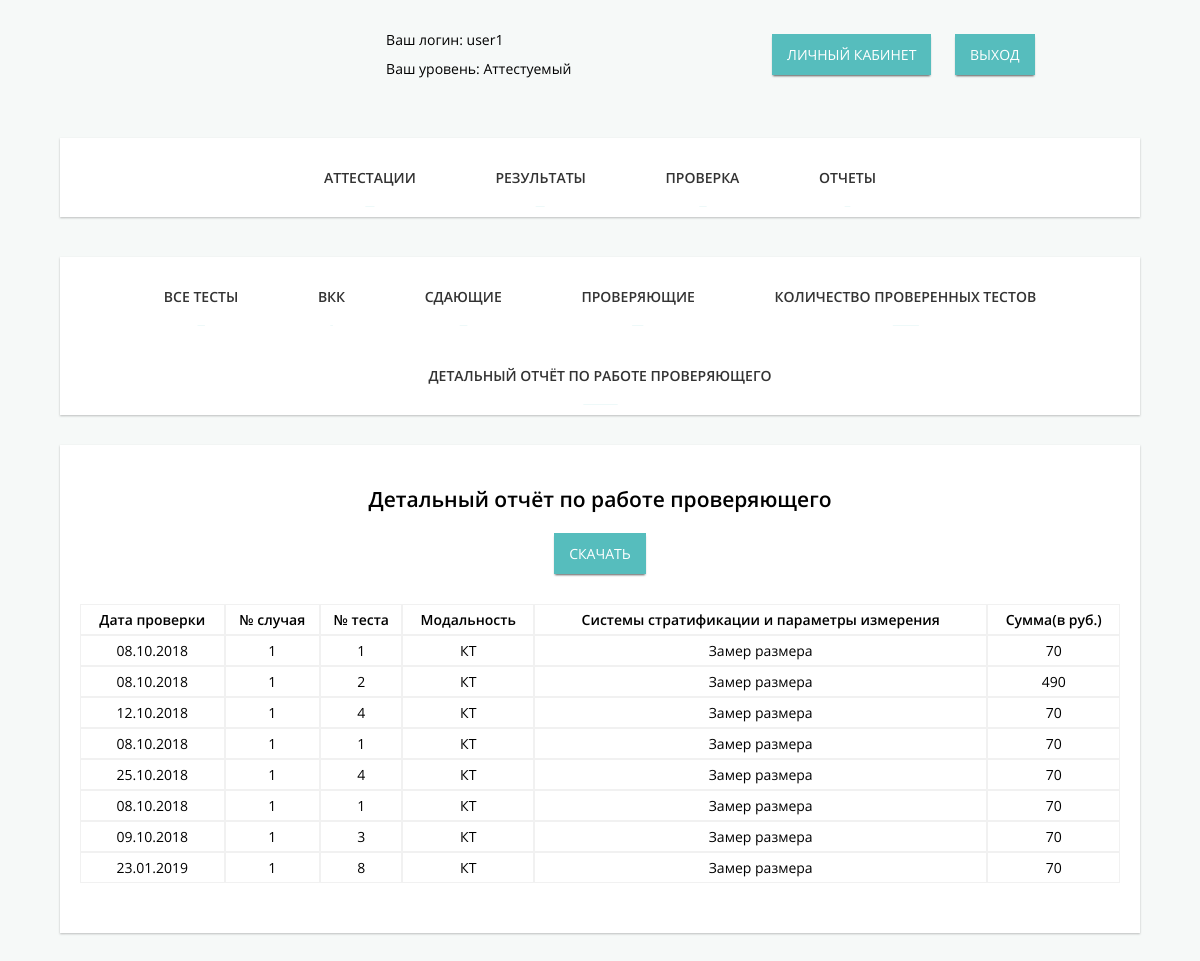
Page /reports/detail (signed in) on the committed database.
### tables this page shows
CREATE TABLE `exam_check` (
  `id` int(11) NOT NULL,
  `exam_id` int(11) DEFAULT NULL COMMENT 'ссылка на тест',
  `login` varchar(50) DEFAULT NULL COMMENT 'Тот, кто проверил тест',
  `dt_check` timestamp NULL DEFAULT NULL COMMENT 'Дата и время проверки',
  `result` tinyint(4) DEFAULT NULL COMMENT '0 - не верно, 1 - верно',
  `expert_comment` varchar(1000) DEFAULT NULL
);

CREATE TABLE `exam` (
  `id` int(11) NOT NULL,
  `login` varchar(50) NOT NULL COMMENT 'логин аттестуемого',
  `attest_id` int(11) NOT NULL COMMENT 'идентификационный номер случая',
  `state_id` tinyint(4) DEFAULT NULL COMMENT 'Статус теста, определенный в справочнике exam_state',
  `level` tinyint(4) DEFAULT NULL COMMENT '1 - уровень Эксперт, 2 - уровень Эксперт-консультант',
  `result` tinyint(4) DEFAULT NULL COMMENT '0 - не верно, 1 - верно',
  `dt_create` timestamp NULL DEFAULT NULL COMMENT 'Дата/время создания теста',
  `dt_pay` timestamp NULL DEFAULT NULL COMMENT 'Дата/время оплаты теста',
  `dt_upload` timestamp NULL DEFAULT NULL COMMENT 'Дата/время отправки теста на проверку',
  `dt_public` timestamp NULL DEFAULT NULL,
  `attested_comment` varchar(1000) DEFAULT NULL COMMENT 'комментарии аттестуемого',
  `price_pay` decimal(18,2) DEFAULT NULL COMMENT 'Сумма, которую заплатил аттестуемый за тест',
  `dt_lock_until` timestamp NULL DEFAULT NULL
);

CREATE TABLE `modality` (
  `id` int(11) NOT NULL,
  `name` varchar(50) DEFAULT NULL
);

CREATE TABLE `ssapm` (
  `id` int(11) NOT NULL,
  `name` varchar(50) DEFAULT NULL
);

### routes.php (called while the page is built)
<?php
return array(
	"^(/|)$" => "account/auth",
	"^auth$" => "account/auth",
	"^registr$" => "account/registr",
	"^forgot$" => "account/forgot",
	"^logout$" => "account/logout",
	"^show\?.*$" => "account/show",
	"^attestation(\/$|\?.*$|$)" => "attestation/index",
	"^attestation/show\?.*$" => "attestation/show",
	"^attestation/edit\?.*$" => "attestation/edit",
	"^results(\/$|\?.*$|$)" => "attestation/results",
	"^results/show\?.*$" => "attestation/show",
	"^check$" => "attestation/check",
	"^setting$" => "setting/index",
	"^setting/edit\?.*$" => "setting/edit",
	"^directory$" => "directory/index",
	"^directory/edit$" => "directory/edit",
	"^events(\/$|\?.*$|$)" => "events/index",
	"^events/show\?.*$" => "events/show",
	"^events/edit\?.*$" => "events/edit",
	"^personal$" => "personal/index",
	"^personal/docs$" => "personal/docs",
	"^personal/sertification$" => "personal/sertification",
	"^personal/password$" => "personal/password",
	"^personal/edit\?.*$" => "personal/edit",
	"^personal/show\?.*$" => "personal/show",
	"^reports$" => "reports/index",
	"^reports/vkk$" => "reports/vkk",
	"^reports/students$" => "reports/students",
	"^reports/experts$" => "reports/experts",
	"^reports/quantity$" => "reports/quantity",
	"^reports/detail$" => "reports/detail",
	"^reports/file\?.*$" => "reports/file",
	"^users(\/$|\?.*$|$)" => "users/index",
	"^experts(\/$|\?.*$|$)" => "users/experts",
	"^users/show\?.*$" => "users/show",
	"^users/edit\?.*$" => "users/edit",
);
?>

### app/controller/Reports.php (called while the page is built, shortened)
<?php
class Reports extends Controller{
	private $model;
	private $view;
	public function __construct() {
		$this->model = new Model();
		$this->view = new View();
	}
	function detail() {
		$data = $this->model->getDetail();
		$this->view->output("detail",$data);
	}
}
?>

### index.php (called while the page is built, shortened)
<?php
try {
	Router::start();
} catch (Exception $e) {
	file_put_contents("logs.html", date("d.m.Y H:i:s")."<br/>{$e->getMessage()}<br/> file: {$e->getFile()}<br/>line: {$e->getLine()} <hr/><br/>", FILE_APPEND);
	echo '<div style="text-align: center; padding-top: 10%"><h1>Ну вооот... Ты меня сломал! :-(</h1><br/>'.$e->getMessage().'</div>';
}
?>

### app/core/Model.php (called while the page is built, shortened)
<?php
abstract class Model {
	public function __construct() {
		$this->db = DB::getInstance();
	}
}
?>

### app/core/DB.php (called while the page is built, shortened)
<?php
class DB {
	private static $instance;
	private function __construct() {
		self::$instance = new PDO('mysql:host='.HOST.';dbname='.DB, USER, PASSWORD, array(
			PDO::ATTR_PERSISTENT => true
		));
		self::$instance->query("SET wait_timeout=9999;");
		self::$instance->exec("SET CHARACTER SET utf8");
	}
	public static function getInstance() {
		if(self::$instance === null) {
			new self();
		}
		return self::$instance;
	}
}
?>

### app/model/Reports.php (called while the page is built, shortened)
<?php
class Reports extends Model{
	public function __construct() {
		parent::__construct();
	}
	public function getDetail() {
		$r = $this->db->query("SELECT
			ec.login,
			CONCAT(u.name_f,' ',u.name_i,' ',u.name_o) AS name,
			DATE_FORMAT(ec.dt_check,'%d.%m.%Y') AS dt_check,
			ec.exam_id,
			e.attest_id,
			m.name AS modality,
			s.name AS ssapm,
			(SELECT IF(e.level = 2,salary_level2,salary_level1) FROM setup) AS summ
			FROM exam_check ec
			INNER JOIN exam e ON e.id = ec.exam_id
			INNER JOIN user u ON u.login = ec.login
			INNER JOIN attest a ON a.id = e.attest_id
			INNER JOIN modality m ON m.id = a.modality_id
			INNER JOIN ssapm s ON s.id = a.ssapm_id
			".$this->getSort('login'));
		while ($row = $r->fetch(PDO::FETCH_ASSOC)) {
			$reports['data'][] = $row;
		}
		$reports['page'] = $this->getPage();
		$reports['title'] = array(
				'dt_check' => 'Дата проверки',
				'attest_id' => '№ случая',
				'exam_id' => '№ теста',
				'modality' => 'Модальность',
				'ssapm' => 'Системы стратификации и параметры измерения',
				'summ' => 'Сумма(в руб.)'
			);
		return $reports;
	}
}
?>

### app/core/traits/Sort.php (called while the page is built, shortened)
<?php
trait Sort {
	public function getSort($idx = 'id') {
		return !empty($_GET['sort']) && !empty($_GET['order']) ? " ORDER BY {$_GET['sort']} {$_GET['order']}" : " ORDER BY $idx ASC";
	}
}
?>

### app/view/reports/detail.php (the view, shortened to what this page needs)
<div class="block">
	<h2>Детальный отчёт по работе проверяющего</h2>
	<a href="/reports/file?file=detail" class="button">Скачать</a>
	<div class="table reports">
		<div class="thead">
			<div class="tr">
				<?php foreach($data['title'] as $key => $val) { ?>
					<div class="th"><?php echo $val; ?></div>
				<?php } ?>
			</div>
		</div>
		<div class="tbody">
			<?php foreach($data['data'] as $key => $val) { ?>
				<div class="tr">
					<div class="td"><?php echo $val['dt_check']; ?></div>
					<div class="td"><?php echo $val['attest_id']; ?></div>
					<div class="td"><?php echo $val['exam_id']; ?></div>
					<div class="td"><?php echo $val['modality']; ?></div>
					<div class="td"><?php echo $val['ssapm']; ?></div>
					<div class="td"><?php echo $val['summ']; ?></div>
				</div>
			<?php } ?>
		</div>
	</div>
</div>

### app/core/Router.php (shortened to what this page needs)
<?php
class Router{
	private static $routes;
	private static function getURL() {
		self::$routes = include(ROOT."/routes.php");
		$url = trim(URL,"/");
		return $url;
	}
	public static function start() {
		$url = self::getURL();
		foreach (self::$routes as $pattern => $path) {
			$route = preg_match("~$pattern~", $url);
			if($route != 0) {
				$urlStructure = explode("/",$path);
				$className = "app\controller\\".ucfirst(array_shift($urlStructure));
				$classController = new $className();
				$action = array_shift($urlStructure);
				try{
					$result = call_user_func_array(array($classController, $action), $urlStructure);
				} catch(Exception $e) {
					echo $e;
				}
			}
		}
	}
}
?>

### app/template/style.css (style rules this page uses)
html, body { margin: 0; padding: 0; }
body * { padding: 0; margin: 0; box-sizing: border-box; }
a { color: #6bbff1; text-decoration: none; transition: all 0.3s ease; }
button, .button { display: inline-block; padding: 10px 14px; border: 1px solid #56bdbd; background: #56bdbd; color: #ffffff; text-transform: uppercase; transition: all 0.3s ease; text-decoration: none; cursor: pointer; box-shadow: 0 2px 2px -1px rgba(51, 51, 51, 0.8); }
h1, h2, h3, h4, .bold { font-family: "opensans-semibold", sans-serif; }
h2, .h2 { display: block; font-size: 21px; margin: 20px 0; }
.block { display: block !important; }
.table { display: table; margin: 30px 0; width: 100%; }
.table .thead { display: table-header-group; }
.table .thead .tr .th { padding: 5px; vertical-align: top; }
.table .thead .tr .th, .table .thead .tr .td { border-bottom: 1px solid rgba(51, 51, 51, 0.2); }
.table .tbody { display: table-row-group; }
.table .tr { display: table-row; position: relative; padding: 10px 0; transition: all 0.3s ease; }
.table .tr .th { display: table-cell; font-family: "opensans-semibold", sans-serif; vertical-align: middle; text-align: center; }
.table .tr .td { display: table-cell; padding: 10px 5px; text-align: center; position: relative; vertical-align: middle; }
.table.reports { width: 100%; }
.table.reports .tr .th, .table.reports .tr .td { padding: 5px; border: 1px solid rgba(186, 186, 186, 0.2); }
#reports .content .block { width: 100%; text-align: center; }

### rows in the picture
exam_check: dt_check "08.10.2018", exam.attest_id "1", exam "1", modality.name "КТ", ssapm.name "Замер размера", summ "70"
exam_check: dt_check "08.10.2018", exam.attest_id "1", exam "2", modality.name "КТ", ssapm.name "Замер размера", summ "490"
exam_check: dt_check "12.10.2018", exam.attest_id "1", exam "4", modality.name "КТ", ssapm.name "Замер размера", summ "70"
exam_check: dt_check "08.10.2018", exam.attest_id "1", exam "1", modality.name "КТ", ssapm.name "Замер размера", summ "70"
exam_check: dt_check "25.10.2018", exam.attest_id "1", exam "4", modality.name "КТ", ssapm.name "Замер размера", summ "70"
exam_check: dt_check "08.10.2018", exam.attest_id "1", exam "1", modality.name "КТ", ssapm.name "Замер размера", summ "70"
exam_check: dt_check "09.10.2018", exam.attest_id "1", exam "3", modality.name "КТ", ssapm.name "Замер размера", summ "70"
exam_check: dt_check "23.01.2019", exam.attest_id "1", exam "8", modality.name "КТ", ssapm.name "Замер размера", summ "70"

### other values in the picture
$page['page'] "АТТЕСТАЦИИ"
$page['page'] "РЕЗУЛЬТАТЫ"
$page['page'] "ПРОВЕРКА"
$page['page'] "ОТЧЕТЫ"
$val "Дата проверки"
$val "№ случая"
$val "№ теста"
$val "Модальность"
$val "Системы стратификации и параметры измерения"
$val "Сумма(в руб.)"
